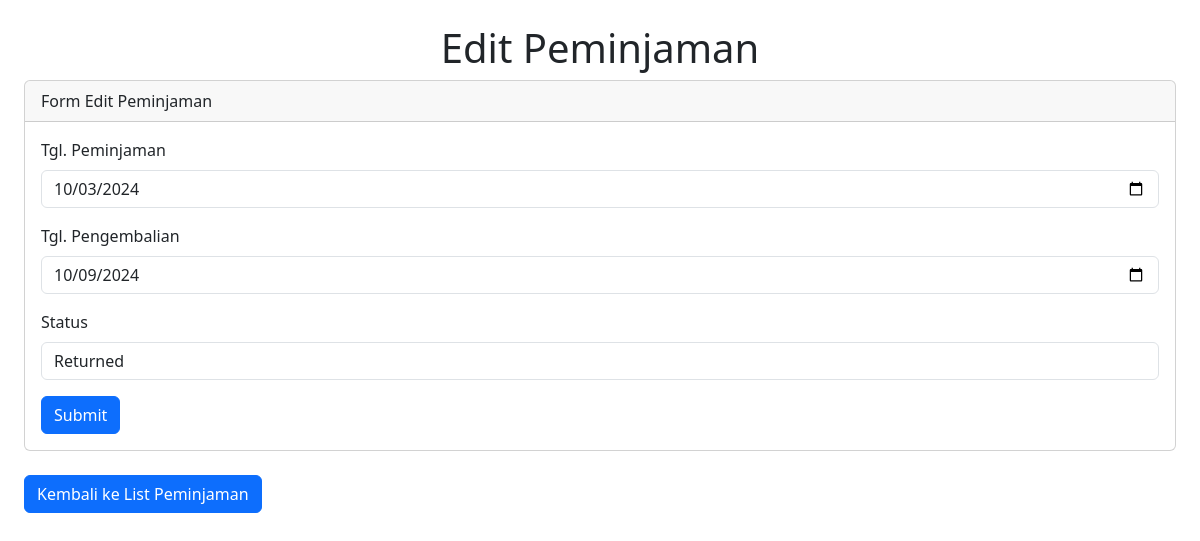
The app's page /edit-loan.php?id=1 with its own data.
### tables this page shows
CREATE TABLE `loans` (
  `id` int NOT NULL,
  `user_id` int DEFAULT NULL,
  `book_id` int DEFAULT NULL,
  `loan_date` date DEFAULT NULL,
  `return_date` date DEFAULT NULL,
  `status` enum('borrowed','returned') DEFAULT 'borrowed',
  `created_at` timestamp NULL DEFAULT CURRENT_TIMESTAMP,
  `updated_at` timestamp NULL DEFAULT CURRENT_TIMESTAMP ON UPDATE CURRENT_TIMESTAMP
);

### edit-loan.php (the view, shortened to what this page needs)
<?php
require_once("config.php");
$loan_id = $_GET['id'];
$loan_sql = "SELECT * FROM loans WHERE id = $loan_id";
$result = mysqli_query($koneksi, $loan_sql);
$loan = mysqli_fetch_array($result);
?>
<!DOCTYPE html>
<html lang="en">
<head>
    <link href="https://cdn.jsdelivr.net/npm/bootstrap@5.3.3/dist/css/bootstrap.min.css" rel="stylesheet">
</head>
<body class="p-4">
    <h1 class="text-center">Edit Peminjaman</h1>
    <div class="card mb-4">
        <div class="card-header">
            Form Edit Peminjaman
        </div>
        <div class="card-body">
            <form action="update-loan.php" method="post">
                <div class="mb-3">
                    <label for="loan_date" class="form-label">Tgl. Peminjaman</label>
                    <input type="date" class="form-control" id="loan_date" name="loan_date" value="<?= $loan['loan_date'] ?>" required>
                </div>
                <div class="mb-3">
                    <label for="return_date" class="form-label">Tgl. Pengembalian</label>
                    <input type="date" class="form-control" id="return_date" name="return_date" value="<?= $loan['return_date'] ?>" required>
                </div>
                <div class="mb-3">
                    <label for="status" class="form-label">Status</label>
                    <select class="form-control" id="status" name="status" required>
                        <option value="returned" <?= $loan['status'] == 'returned' ? 'selected' : '' ?>>Returned</option>
                    </select>
                </div>
                <button type="submit" class="btn btn-primary">Submit</button>
            </form>
        </div>
    </div>
    <a href="loans.php" class="btn btn-primary">Kembali ke List Peminjaman</a>
</body>
</html>

### records on screen
loans: loan_date "10/03/2024", return_date "10/09/2024", status "Returned"
